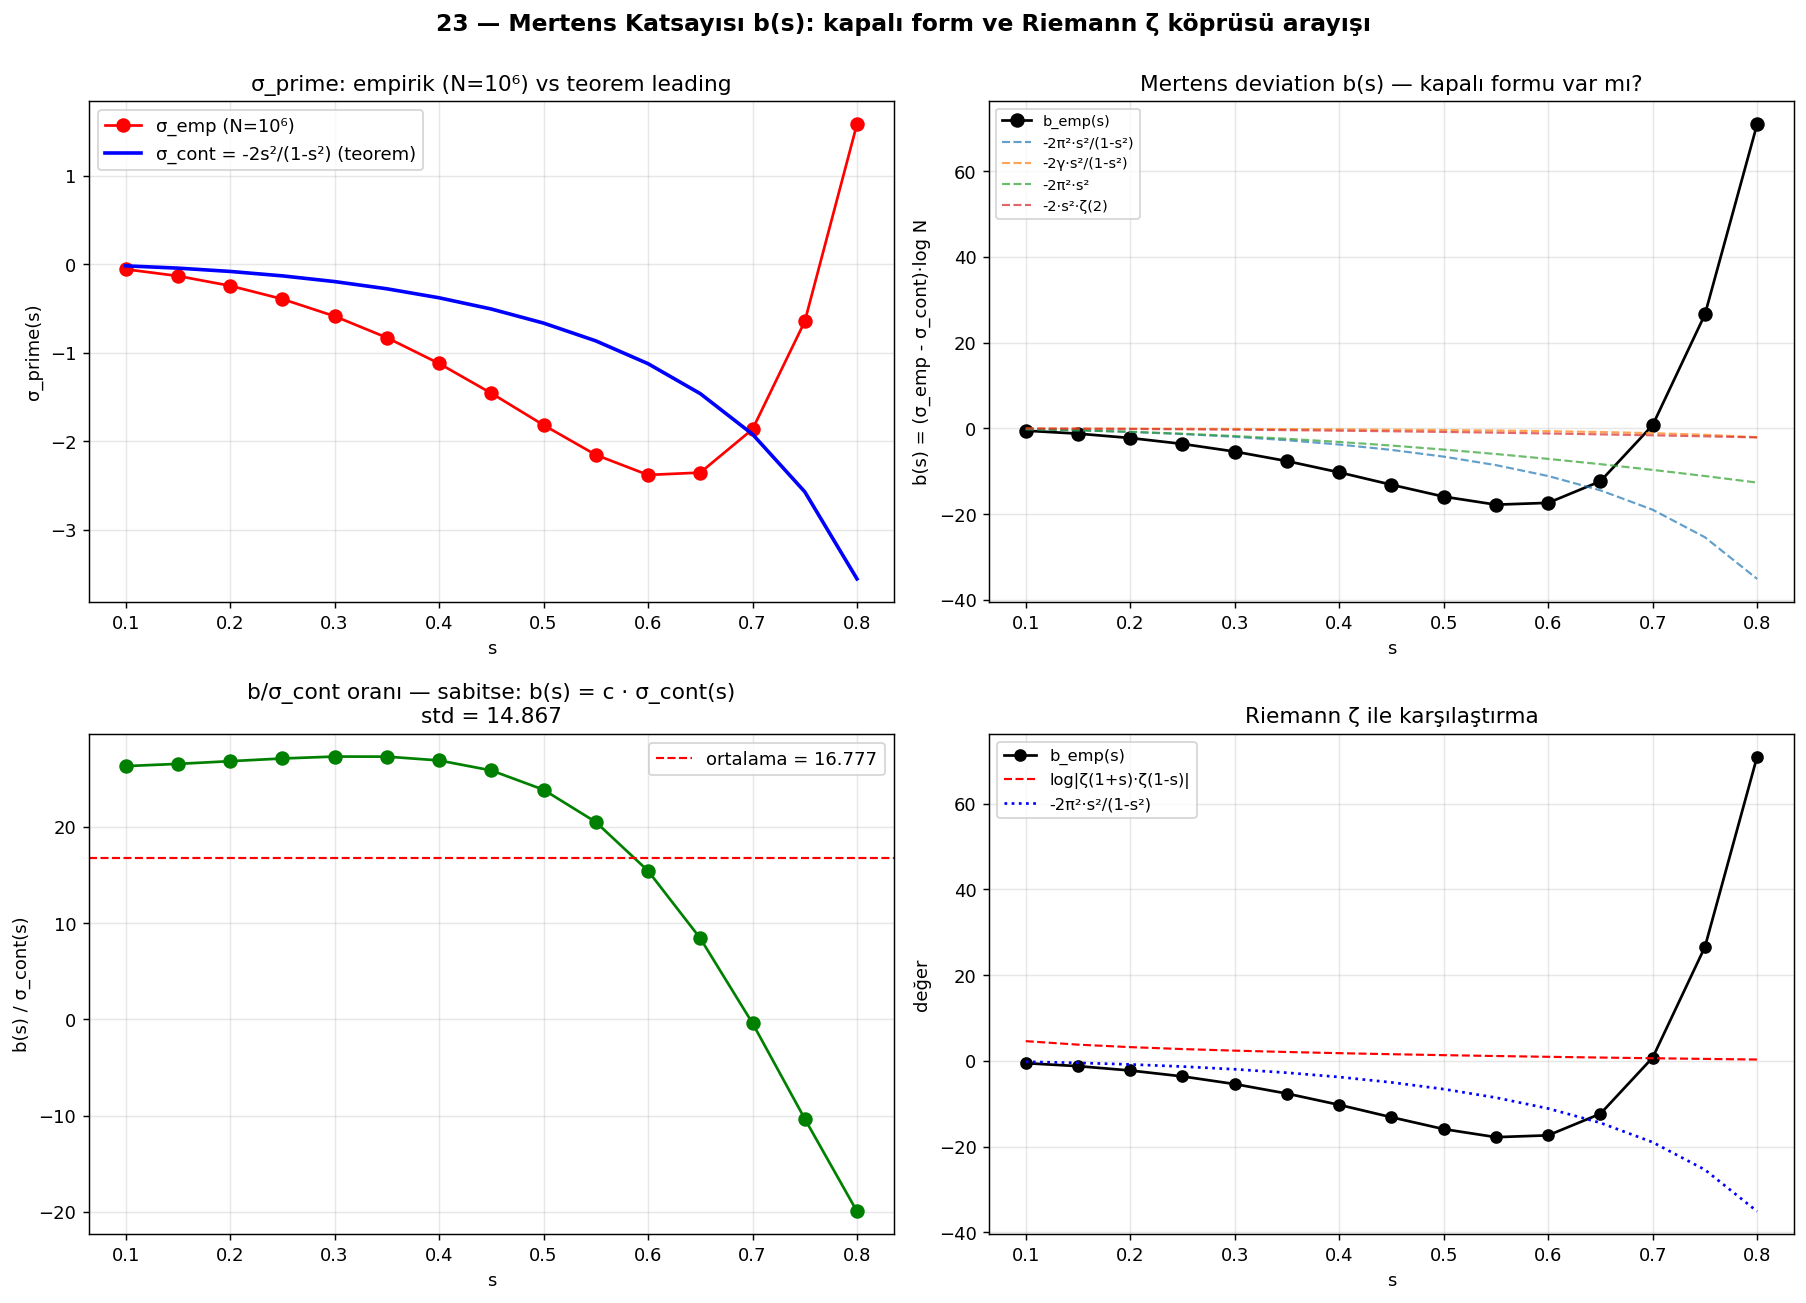

Write the Python code that produced this figure.
"""
23 — Mertens Katsayısı → Riemann ζ Köprüsü
================================================

Polygon-π paper'ındaki açık problem (Bölüm 4.3 + 5.3):
  σ_S(s) = σ_S^cont(s) + σ_S^Mertens(s, N)
  σ_S^cont(s) = -2k·s²/(1-s²)
  σ_S^Mertens(s, N) = b(s)/log N  (b(s)'nin kapalı formu açık)

Tek bilinen ipucu: s=0.5'te b ≈ -19.99 ≈ -2π² (paper).

BUGÜN TEST: b(s)'i birden çok s değeri için hesapla, kapalı form ara,
           Riemann ζ değerleriyle bağlantı kur.
"""

import numpy as np
import matplotlib.pyplot as plt
from pathlib import Path
import mpmath as mp
from math import log

mp.mp.dps = 25

# ============================================================
# Asalları üret (sieve)
# ============================================================
def primes_upto(N):
    s = np.ones(N+1, bool); s[:2] = False
    for i in range(2, int(N**0.5)+1):
        if s[i]: s[i*i::i] = False
    return np.flatnonzero(s).astype(np.float64)

print("Asallar üretiliyor (N = 10^6, yaklaşık 78498 asal)...")
N_max = 10**6
primes = primes_upto(N_max)
print(f"Asal sayısı: {len(primes)}")

# ============================================================
# Hızlı M_+(s) ve M_-(s) hesabı (paper'dan O(N))
# ============================================================
def fast_M_plus(s, seq, Npairs):
    """M_+(s) = (1/Npairs) Σ_{a<b} (a/b)^s"""
    cum = 0.0; S = 0.0
    for x in seq:
        xs = x**s
        if cum > 0: S += cum / xs
        cum += xs
    return S / Npairs

def fast_M_minus(s, seq, Npairs):
    """M_-(s) = (1/Npairs) Σ_{a<b} (b/a)^s"""
    cum_inv = 0.0; S = 0.0
    for q in seq:
        qs = q**s
        if cum_inv > 0: S += qs * cum_inv
        cum_inv += 1.0 / qs
    return S / Npairs

def sigma_emp(seq, s, N_for_log):
    n = len(seq); Npairs = n*(n-1)//2
    Mp = fast_M_plus(s, seq, Npairs)
    Mm = fast_M_minus(s, seq, Npairs)
    return (1/Mp + 1/Mm - 2) * log(N_for_log)**2

def sigma_cont(s, k=1):
    """Paper Teorem 2"""
    return -2*k*s**2 / (1 - s**2)

# ============================================================
# s grid'inde σ_emp hesapla
# ============================================================
s_grid = np.array([0.1, 0.15, 0.2, 0.25, 0.3, 0.35, 0.4, 0.45, 0.5,
                   0.55, 0.6, 0.65, 0.7, 0.75, 0.8])

print(f"\nσ_emp(s) hesaplanıyor, {len(s_grid)} s değeri için...")
sigma_e = []
sigma_c = []
b_values = []
log_N = log(N_max)

for i, s in enumerate(s_grid):
    se = sigma_emp(primes, s, N_max)
    sc = sigma_cont(s)
    b = (se - sc) * log_N
    sigma_e.append(se)
    sigma_c.append(sc)
    b_values.append(b)
    print(f"  s={s:.2f}:  σ_emp={se:+.4f}  σ_cont={sc:+.4f}  b={b:+.3f}")

sigma_e = np.array(sigma_e)
sigma_c = np.array(sigma_c)
b_values = np.array(b_values)

# ============================================================
# b(s) için kapalı form adayları
# ============================================================
print(f"\n=== b(s) için aday kapalı formlar ===")
print(f"{'s':>5} {'b_emp':>10} {'-2π²s²/(1-s²)':>15} {'-2γs²/(1-s²)':>15} {'-2π²s²':>10}")
gamma = 0.5772156649
adaylar = {
    "-2π²·s²/(1-s²)":  -2*np.pi**2 * s_grid**2 / (1 - s_grid**2),
    "-2γ·s²/(1-s²)":   -2*gamma * s_grid**2 / (1 - s_grid**2),
    "-2π²·s²":         -2*np.pi**2 * s_grid**2,
    "-2·s²·ζ(2)":      -2 * s_grid**2 * np.pi**2/6,
    "ratio·σ_cont":    None,   # b/σ_cont — sabit mi?
}

# Tablo: bilgileri görsel olarak
print(f"\n{'s':>5} | {'b_emp':>10} | {'-2π²s²/(1-s²)':>15} | {'ratio':>10}")
for i, s in enumerate(s_grid):
    pred = -2*np.pi**2 * s**2 / (1 - s**2)
    ratio = b_values[i]/pred if abs(pred) > 1e-10 else np.nan
    print(f"{s:>5.2f} | {b_values[i]:>+10.3f} | {pred:>+15.3f} | {ratio:>10.3f}")

# Ana karşılaştırma: b(s) / σ_cont(s) sabit mi?
ratio_b_sc = b_values / sigma_c
print(f"\n=== b(s) / σ_cont(s) oranı (eğer sabitse → b = c · σ_cont) ===")
for i, s in enumerate(s_grid):
    print(f"  s={s:.2f}:  b/σ_cont = {ratio_b_sc[i]:+.3f}")
print(f"\nOrtalama oran: {ratio_b_sc.mean():.3f}, std: {ratio_b_sc.std():.3f}")
print(f"Eğer std küçükse → b(s) = c · σ_cont(s), basit formül!")

# Bu sabit ne olabilir? π², 2π², 2π²/log...
const = ratio_b_sc.mean()
print(f"\nSabit ≈ {const:.3f}")
print(f"  π²    = {np.pi**2:.3f}")
print(f"  2π²   = {2*np.pi**2:.3f}")
print(f"  e²    = {np.e**2:.3f}")
print(f"  3π    = {3*np.pi:.3f}")

# ============================================================
# Plot
# ============================================================
fig, axes = plt.subplots(2, 2, figsize=(14, 10))

# (1) σ_emp vs σ_cont
ax = axes[0, 0]
ax.plot(s_grid, sigma_e, "ro-", lw=1.5, ms=7, label="σ_emp (N=10⁶)")
ax.plot(s_grid, sigma_c, "b-", lw=2, label="σ_cont = -2s²/(1-s²) (teorem)")
ax.set_xlabel("s")
ax.set_ylabel("σ_prime(s)")
ax.set_title("σ_prime: empirik (N=10⁶) vs teorem leading")
ax.legend(fontsize=10)
ax.grid(alpha=0.3)

# (2) Mertens deviation b(s)
ax = axes[0, 1]
ax.plot(s_grid, b_values, "ko-", lw=1.5, ms=7, label="b_emp(s)")
# Aday kapalı formlar
for label, vals in adaylar.items():
    if vals is None: continue
    ax.plot(s_grid, vals, "--", lw=1.2, alpha=0.7, label=label)
ax.set_xlabel("s")
ax.set_ylabel("b(s) = (σ_emp - σ_cont)·log N")
ax.set_title(f"Mertens deviation b(s) — kapalı formu var mı?")
ax.legend(fontsize=8)
ax.grid(alpha=0.3)

# (3) b(s) / σ_cont(s) oranı — sabit mi?
ax = axes[1, 0]
ax.plot(s_grid, ratio_b_sc, "go-", lw=1.5, ms=7)
ax.axhline(ratio_b_sc.mean(), color="red", lw=1.2, ls="--",
           label=f"ortalama = {ratio_b_sc.mean():.3f}")
ax.set_xlabel("s")
ax.set_ylabel("b(s) / σ_cont(s)")
ax.set_title(f"b/σ_cont oranı — sabitse: b(s) = c · σ_cont(s)\n"
             f"std = {ratio_b_sc.std():.3f}")
ax.legend(fontsize=10)
ax.grid(alpha=0.3)

# (4) Riemann ζ ile karşılaştırma
ax = axes[1, 1]
# log|ζ(1+s)·ζ(1-s)| — Riemann tarafı çiftli ifade
zeta_combo = []
for s in s_grid:
    z1 = abs(complex(mp.zeta(mp.mpc(1+s, 0.0001))))
    z2 = abs(complex(mp.zeta(mp.mpc(1-s, 0.0001))))
    zeta_combo.append(log(z1 * z2))
zeta_combo = np.array(zeta_combo)
ax.plot(s_grid, b_values, "ko-", lw=1.5, ms=6, label="b_emp(s)")
ax.plot(s_grid, zeta_combo, "r--", lw=1.2, label="log|ζ(1+s)·ζ(1-s)|")
# Normalize bir kıvrım
ax.plot(s_grid, -2*np.pi**2 * s_grid**2/(1-s_grid**2), "b:", lw=1.5,
        label="-2π²·s²/(1-s²)")
ax.set_xlabel("s")
ax.set_ylabel("değer")
ax.set_title("Riemann ζ ile karşılaştırma")
ax.legend(fontsize=9)
ax.grid(alpha=0.3)

plt.suptitle("23 — Mertens Katsayısı b(s): kapalı form ve Riemann ζ köprüsü arayışı",
             fontsize=13, fontweight="bold", y=0.998)
plt.tight_layout()

out = Path(__file__).parent / "23_mertens_kopru.png"
plt.savefig(out, dpi=130, bbox_inches="tight")
print(f"\nKaydedildi: {out}")
